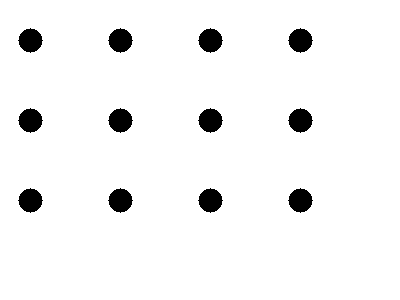
#> input picture reports/figury/_synthetic_12_blobs.png, 400 x 300 px
$ python -i run.py   (imports and definitions only)
#> lines starting #> are read from the running program, lines starting #| are printed output that depends on the picture; after the words box and inside, x2 and y2 are one past the last pixel; in counts of white or black regions, pixels touching at a corner belong together
#> `picture = cv2.imread('../../../reports/figury/_synthetic_12_blobs.png'..`: picture: shape (300, 400); values 20 (black) and 240 (white), 95.6% white; 12 black regions, largest, box (x1, y1, x2, y2) and area: (18, 28, 43, 53) 441, (108, 28, 133, 53) 441, (198, 28, 223, 53) 441
"""L3: segmentacja (Otsu + kontury / watershed), pomiary, tabela ≥10 obiektów."""

from __future__ import annotations

import argparse
import sys
from pathlib import Path

import cv2
import matplotlib.pyplot as plt
import numpy as np
import pandas as pd

ROOT = Path(__file__).resolve().parents[3]
sys.path.insert(0, str(ROOT / "src"))

from aaop.config import figures_dir, load_experiment, project_root


# [17 lines left out: function largest_contour_mask, not called in this run]


def measure_objects(
    gray: np.ndarray, min_area: float = 50.0
) -> tuple[np.ndarray, pd.DataFrame]:
    """Wykrywa kilka obiektów przez progowanie adaptacyjne + kontury."""
#> called with min_area = 50
    # progowanie
    adapt = cv2.adaptiveThreshold(
        gray, 255, cv2.ADAPTIVE_THRESH_GAUSSIAN_C, cv2.THRESH_BINARY_INV, 31, 5 #przez thresh_binary_inv odwracamy wartości w obrazie binarnym
    )
#> adapt: shape (300, 400); 4.4% white; 12 white regions
    contours, _ = cv2.findContours(adapt, cv2.RETR_EXTERNAL, cv2.CHAIN_APPROX_SIMPLE) # znajdujemy wszystkie obiekty
#> contours = 12 contours; largest, box (x1, y1, x2, y2) and area: (288, 188, 313, 213) 408, (198, 188, 223, 213) 408, (108, 188, 133, 213) 408, (18, 188, 43, 213) 408, (288, 108, 313, 133) 408
    rows = []
    vis = cv2.cvtColor(gray, cv2.COLOR_GRAY2BGR)
#> vis is the input picture: shape (300, 400, 3); values 20 (black) and 240 (white), 95.6% white; 12 black regions, largest, box (x1, y1, x2, y2) and area: (18, 28, 43, 53) 441, (108, 28, 133, 53) 441, (198, 28, 223, 53) 441
    centroids = []
    for i, cnt in enumerate(contours):
        area = cv2.contourArea(cnt) # wyznaczamy pole powierzchni obiektu w pikselach
        if area < min_area:
            continue
        per = cv2.arcLength(cnt, True) #perimeter
        circ = 4.0 * np.pi * area / (per * per + 1e-8) # circularity, czyli jak bardzo dany obiekt przypomina koło
        x, y, w, h = cv2.boundingRect(cnt) # prostokąt otaczający obiekt
        M = cv2.moments(cnt) # momenty geometryczne, pozwalające obliczyć m.in. centroidy
        # pomijamy pponiższe wartości, ponieważ nie możemy dzielić przez 0
        if M["m00"] == 0: #m00 to liczba pikseli obiektu
            continue
        cx = M["m10"] / M["m00"] #m10 to suma wszystkich pikseli obiektu po x
        cy = M["m01"] / M["m00"] #m01 to suma wszystkich pikseli obiektu po y
        centroids.append((cx, cy))
        # zapis parametrów obiektu do tabeli
        rows.append(
            {
                "id": len(rows),
                "area_px": area,
                "perimeter_px": per,
                "circularity": circ,
                "bbox_w": w,
                "bbox_h": h,
                "cx": cx,
                "cy": cy,
            }
        )
        cv2.rectangle(vis, (x, y), (x + w, y + h), (0, 255, 0), 1) # rysujemy zielony bbox w BGR
        cv2.circle(vis, (int(cx), int(cy)), 3, (0, 0, 255), -1) # rysujemy centroid
#> this loop made 12 passes
#> (x, y, cx, cy) on passes 1 to 12: (288, 188, 300, 200), (198, 188, 210, 200), (108, 188, 120, 200), (18, 188, 30, 200), (288, 108, 300, 120), (198, 108, 210, 120), (108, 108, 120, 120), (18, 108, 30, 120), (288, 28, 300, 40), (198, 28, 210, 40), (108, 28, 120, 40), (18, 28, 30, 40)
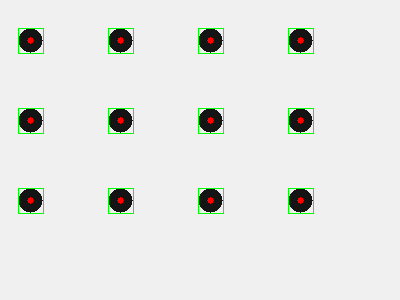
#> vis: shape (300, 400, 3); 1.29% of pixels changed, all inside (x1, y1, x2, y2) = (18, 28, 314, 214)
#> after the loop, centroids = [(300, 200), (210, 200), (120, 200), (30, 200), (300, 120), (210, 120), (120, 120), (30, 120), (300, 40), (210, 40), (120, 40), (30, 40)]; rows = 12 items
    # Odległości i kąty między pierwszymi parami centroidów
    # analizujemy kolejne pary centroidów - (A,B), (B,C), (C,D) itd.
    for i, (a, b) in enumerate(zip(centroids, centroids[1:])):
        d = float(np.hypot(b[0] - a[0], b[1] - a[1])) #hypot oblicza odległość euklidesową
        ang = float(np.degrees(np.arctan2(b[1] - a[1], b[0] - a[0]))) # kąt między centroidami względem osi X
        if i < len(rows) - 1:
            rows[i + 1]["dist_to_prev"] = d
            rows[i + 1]["angle_to_prev_deg"] = ang
#> this loop made 11 passes
#> (a, b, d, ang) on passes 1 to 11: ((300, 200), (210, 200), 90, 180), ((210, 200), (120, 200), 90, 180), ((120, 200), (30, 200), 90, 180), ((30, 200), (300, 120), 281.6, -16.5), ((300, 120), (210, 120), 90, 180), ((210, 120), (120, 120), 90, 180), ((120, 120), (30, 120), 90, 180), ((30, 120), (300, 40), 281.6, -16.5), ((300, 40), (210, 40), 90, 180), ((210, 40), (120, 40), 90, 180), ((120, 40), (30, 40), 90, 180)
    return vis, pd.DataFrame(rows)


# [54 lines left out: function main, not called in this run]


# [2 lines not run here, left out]

>>> import cv2
>>> picture = cv2.imread('../../../reports/figury/_synthetic_12_blobs.png', cv2.IMREAD_GRAYSCALE)
>>> result = measure_objects(picture)

$ run again, on reports/figury/l1_histogram_przed_po.png
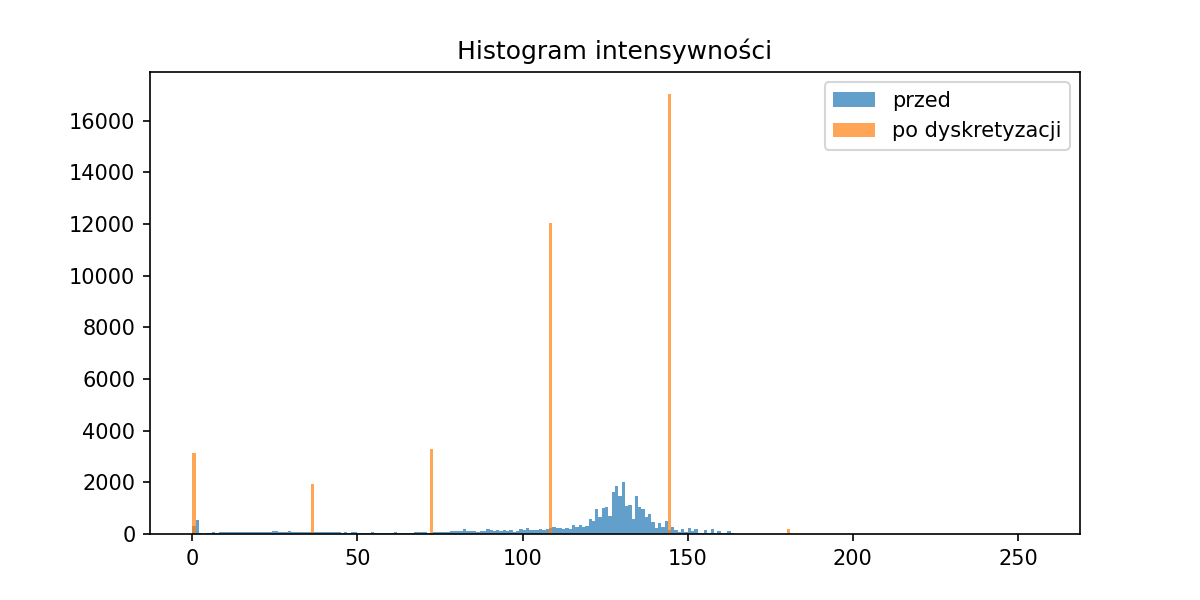
#> input picture reports/figury/l1_histogram_przed_po.png, 1200 x 600 px
#> in measure_objects, `adapt = cv2.adaptiveThreshold( gray, 255, cv2.ADAPTIVE_THRESH_GAUSSIAN..`:
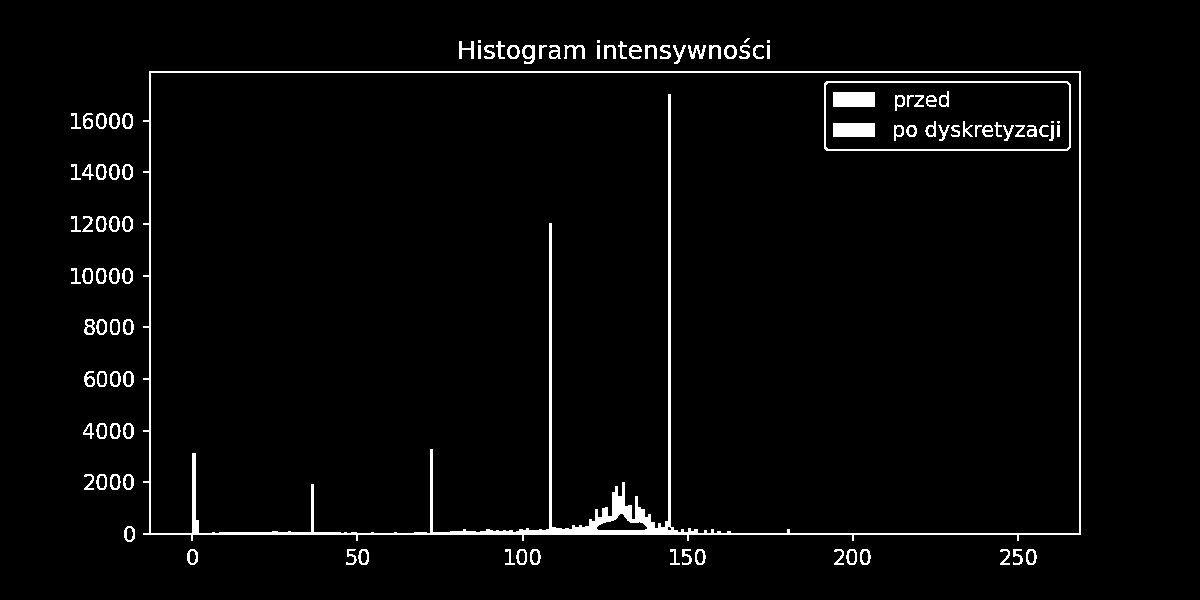
#> adapt: shape (600, 1200); 2.9% white; 104 white regions (6 under 20 px)
#> contours = 79 contours, 4 with area under 20; largest, box (x1, y1, x2, y2) and area: (143, 71, 1081, 541) 431158, (522, 45, 535, 64) 160, (724, 45, 737, 59) 134, (507, 45, 520, 59) 132, (187, 549, 198, 565) 130
#> the loop in measure_objects, `for i, cnt in enumerate(contours):` made 79 passes
#> (area, per, circ, x, y, w, h, cx) on passes 1, 4, 5, 7, 10, 11, 13, 15: (129, 44.14, 0.832, 1026, 549, 11, 16, 1030.7), (129, 44.14, 0.832, 860, 549, 11, 16, 864.7), (129, 44.14, 0.832, 846, 549, 11, 16, 851.3), (129, 44.14, 0.832, 695, 549, 11, 16, 699.7), (129, 44.14, 0.832, 530, 549, 11, 16, 534.7), (129, 44.14, 0.832, 516, 549, 11, 16, 521.3), (129, 44.14, 0.832, 358, 549, 11, 16, 363.3), (130, 42.97, 0.885, 187, 549, 11, 16, 192.1)
#> after the loop in measure_objects, `for i, cnt in enumerate(contours):`:
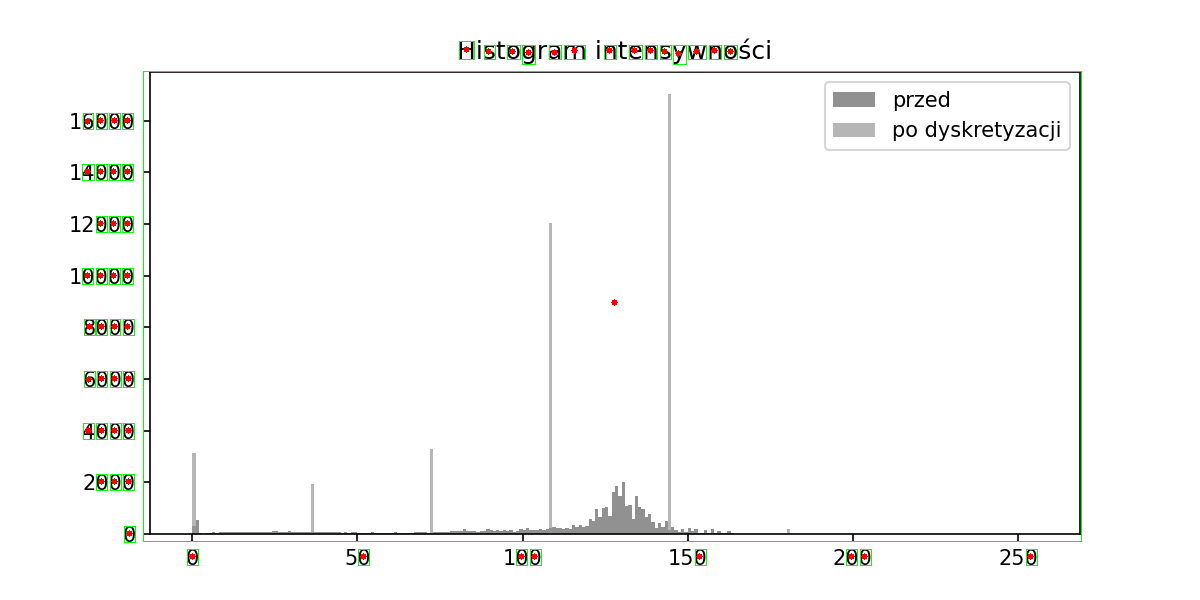
#> vis: shape (600, 1200, 3); mean B, G, R 248.1, 250.2, 248.7
#> after the loop in measure_objects, `for i, cnt in enumerate(contours):`: centroids = 54 pairs, first value 87.28 to 1030.7, second value 49.35 to 556.5; rows = 54 items
#> the loop in measure_objects, `for i, (a, b) in enumerate(zip(centroids, centroids[1:])):` made 53 passes
#> (a, b, d, ang) on passes 1 to 8: ((1030.7, 556.5), (864.7, 556.5), 166, 180), ((864.7, 556.5), (851.3, 556.5), 13.43, 180), ((851.3, 556.5), (699.7, 556.5), 151.6, 180), ((699.7, 556.5), (534.7, 556.5), 165, 180), ((534.7, 556.5), (521.3, 556.5), 13.43, 180), ((521.3, 556.5), (363.3, 556.5), 158, 180), ((363.3, 556.5), (192.1, 556.5), 171.2, 180), ((192.1, 556.5), (129.1, 533.5), 67.07, -159.9)

$ run again, on reports/figury/l4_pca2.png
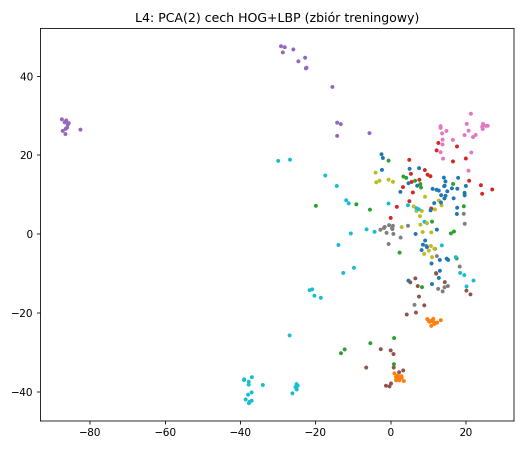
#> input picture reports/figury/l4_pca2.png, 1050 x 900 px (shown at 1/2 size)
#> in measure_objects, `adapt = cv2.adaptiveThreshold( gray, 255, cv2.ADAPTIVE_THRESH_GAUSSIAN..`:
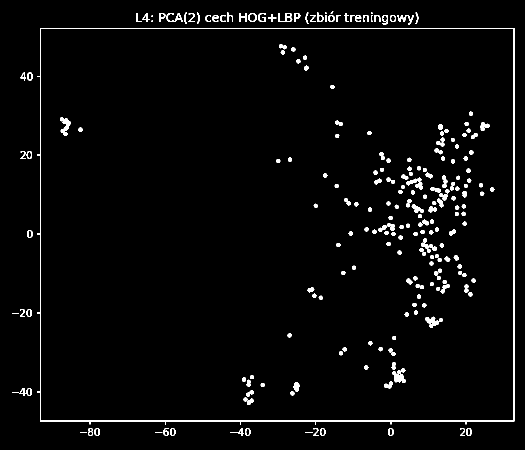
#> adapt: shape (900, 1050) (shown at 1/2 size); 2.7% white; 236 white regions (5 under 20 px)
#> contours = 68 contours, 12 with area under 20; largest, box (x1, y1, x2, y2) and area: (74, 56, 1029, 849) 745205, (496, 26, 514, 44) 230, (571, 26, 585, 44) 192, (634, 25, 647, 44) 153, (764, 30, 776, 49) 145
#> the loop in measure_objects, `for i, cnt in enumerate(contours):` made 68 passes
#> (area, per, circ, x, y, w, h, cx) on passes 5, 7, 8, 10, 11, 12, 13, 14: (129, 44.14, 0.832, 932, 856, 11, 16, 937.3), (130, 42.97, 0.885, 776, 856, 11, 16, 781.1), (128, 42.97, 0.871, 640, 856, 11, 16, 645), (128, 42.97, 0.871, 490, 856, 11, 16, 495), (79.5, 46.73, 0.458, 476, 856, 12, 16, 482), (128, 42.97, 0.871, 340, 856, 11, 16, 345), (94.5, 58.04, 0.353, 327, 856, 11, 16, 331.6), (128, 42.97, 0.871, 189, 856, 11, 16, 193.9)
#> after the loop in measure_objects, `for i, cnt in enumerate(contours):`:
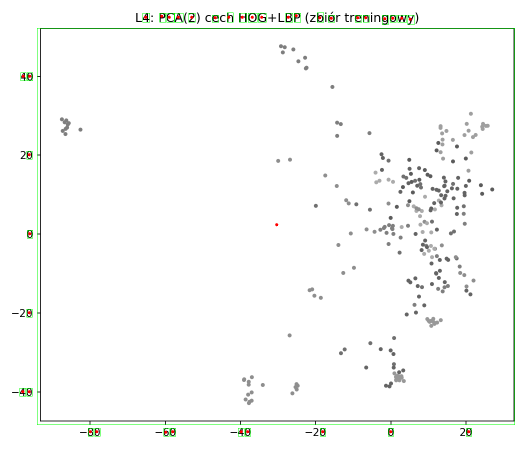
#> vis: shape (900, 1050, 3) (shown at 1/2 size); mean B, G, R 249.1, 250.7, 249.4
#> after the loop in measure_objects, `for i, cnt in enumerate(contours):`: centroids = 37 pairs, first value 45.01 to 937.3, second value 31.99 to 864.8; rows = 37 items
#> the loop in measure_objects, `for i, (a, b) in enumerate(zip(centroids, centroids[1:])):` made 36 passes
#> (a, b, d, ang) on passes 1 to 8: ((937.3, 863.5), (781.1, 863.5), 156.2, 180), ((781.1, 863.5), (645, 863.5), 136.1, 180), ((645, 863.5), (495, 863.5), 150, 180), ((495, 863.5), (482, 863.3), 12.99, -179.2), ((482, 863.3), (345, 863.5), 137, 179.9), ((345, 863.5), (331.6, 864.8), 13.5, 174.4), ((331.6, 864.8), (193.9, 863.5), 137.7, -179.5), ((193.9, 863.5), (180.5, 863.5), 13.36, 179.9)
